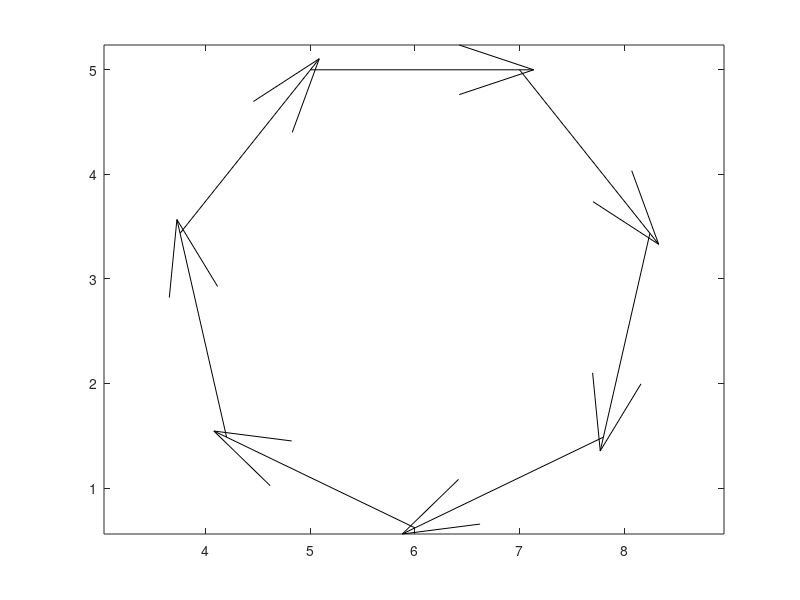

Write the MATLAB code that produced this figure.
clear all
close all
clc

% d)
n = 7;
theta = 2*pi/n;
mrot = [cos(theta),sin(theta);-sin(theta),cos(theta)];
l = [2;0];
xa = 5;
ya = 5;
xs = xa;
ys = ya;

for i=2:n
    l(:,i) = mrot*l(:,i-1);
    xa = xa + l(1,i-1);
    ya = ya + l(2,i-1);
    xs = [xs,xa];
    ys = [ys,ya];
end

figure(1)
quiver(xs,ys,l(1,:),l(2,:), "k")
axis equal


